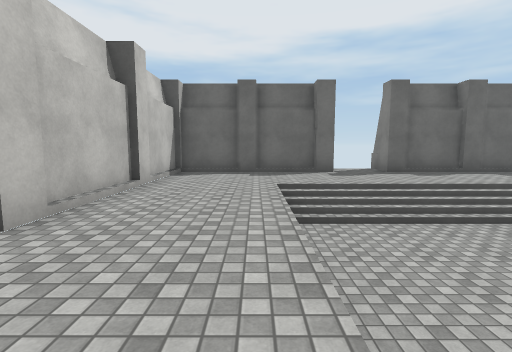
[1] (above)

17 first-person views from a walk through a scene from a Unity 3-D project. The camera is 1.4 m above the floor, tilts 6° down and sees 85° across. The floor is counted in squares, 2 m on a side. Each view is taken from the middle of a square. On the plan, view 1 faces up. The plan holds only what a view shows up to about 9 squares ahead; the rest is blank. The place goes on beyond the plan. The player character is not drawn. Surface patterns are stand-ins for the level's own textures.

[2]
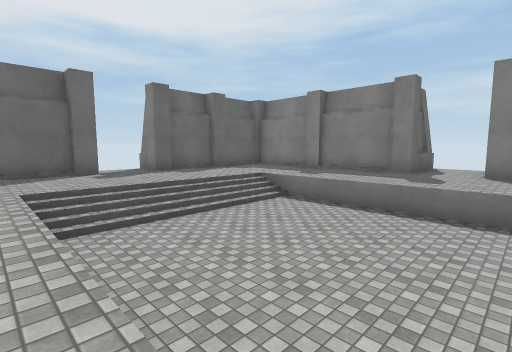

[3]
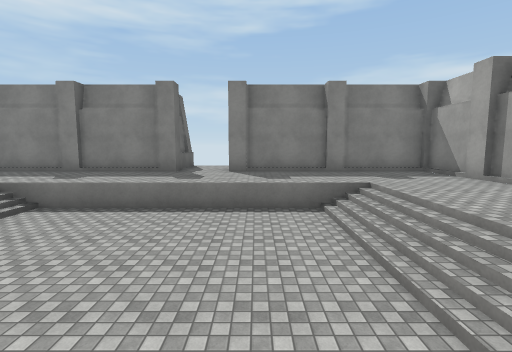

[4]
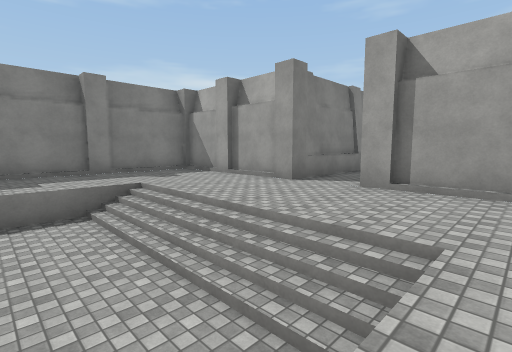

[5]
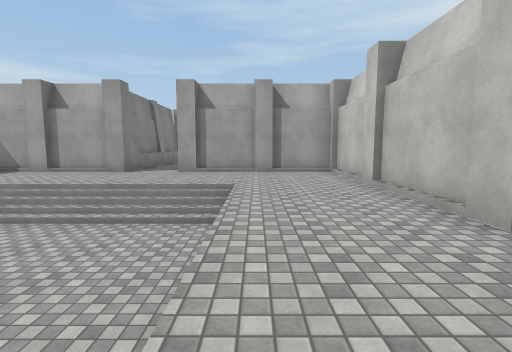

[6]
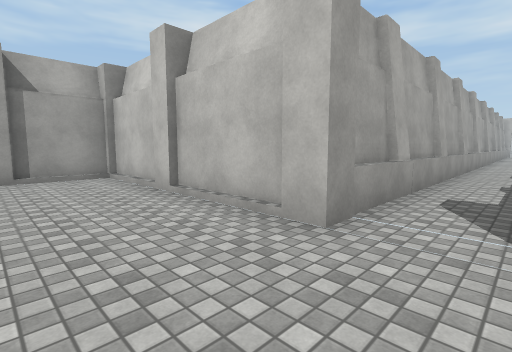

[7]
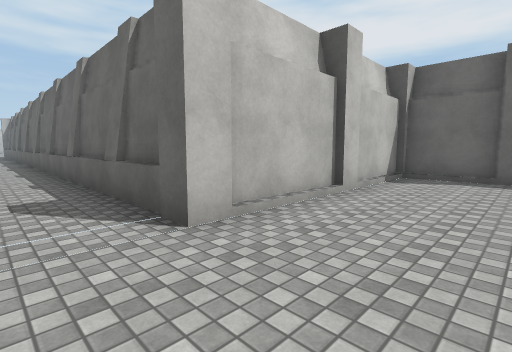

[8]
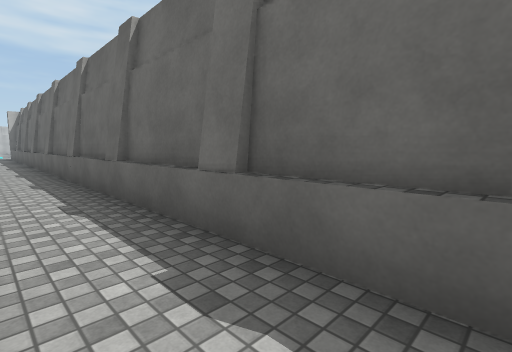

[9]
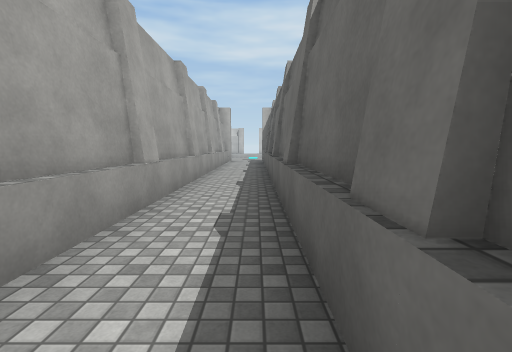

[10]
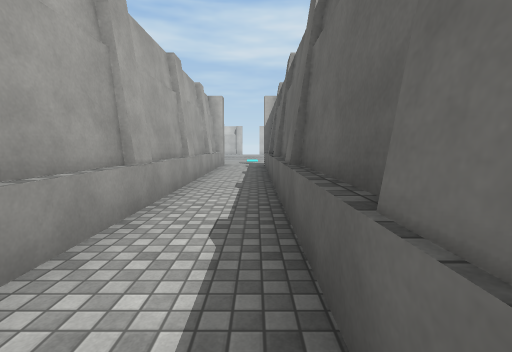

[11]
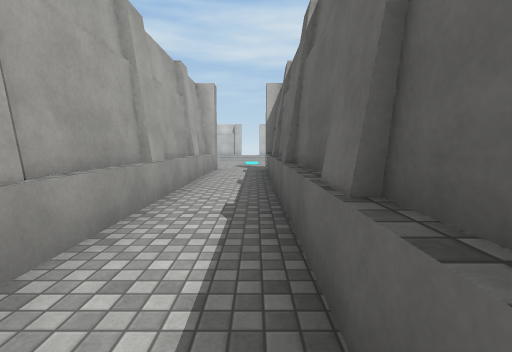

[12]
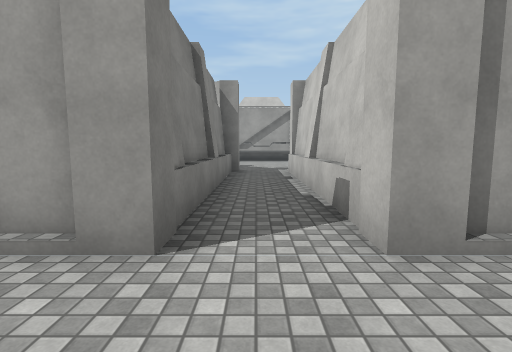

[13]
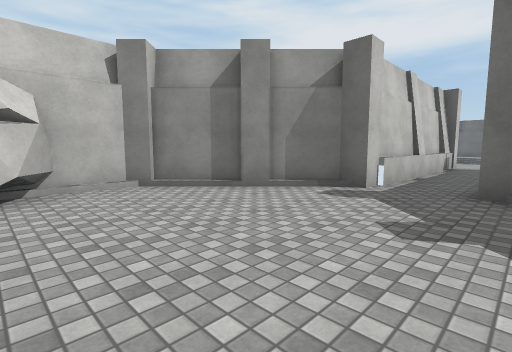

[14]
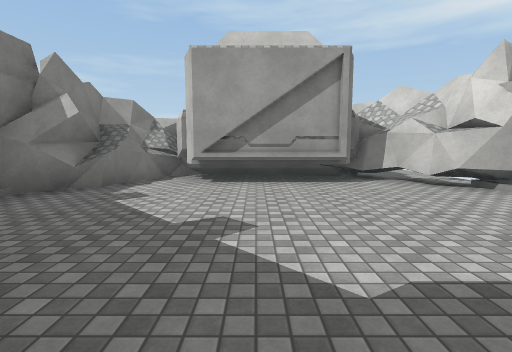

[15]
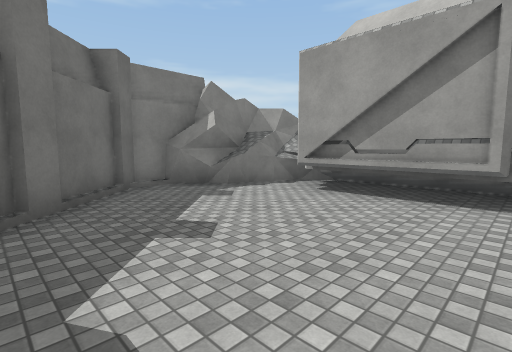

[16]
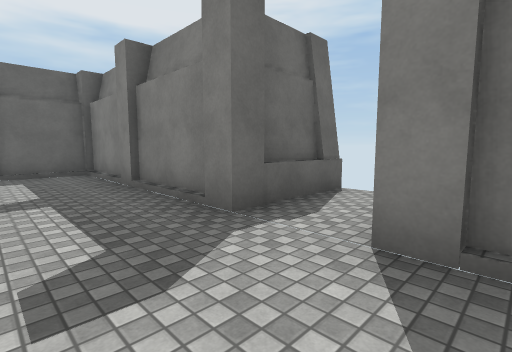

[17]
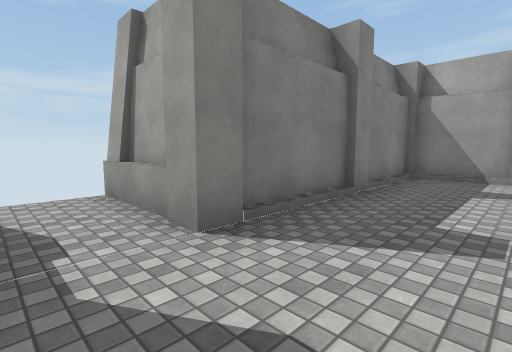

### Floor plan
Key: @ floor where view 1 was taken; # wall or solid block; . main floor; : floor 0.25 m higher than the main floor; - floor 1 m lower than the main floor; / step, stairs or slope; ^ raised ledge.
Columns run from 22 left of view 1 to 10 right of it. Each row starts with its distance up from view 1.
  9                           #
  8                    ######.#####
  7                    #..........#
  6                    #..........#
  5                    #.../////..#
  4                    #...-----..#
  3 ####################...-----..###
  2 .......................-----.....
  1 .......................-----.....
  0 ####################..@-----..###
 -1                    #...-----..#
 -2                    #.../////..#
 -3                    #..........#
 -4                    #..........#
 -5                    ######.#####
 -6                         #.#
 -7                         #.#
 -8                         #.#
 -9                         #.#
-10                         #.#
-11                       ###.##
-12                      ##:...##
-13                      #:.....##
-14                      #.......#
-15                      #.......#
-16                      ##.....##
-17                       ##^##.#
-18                        ######

Where each view was taken, in squares from view 1:
view 1: 0 up, 0 right, facing up
view 2: 0 up, 0 right, facing up-right
view 3: 0 up, 0 right, facing right
view 4: 0 up, 0 right, facing down-right
view 5: 3 up, 0 right, facing down
view 6: 2 up, 0 right, facing down-left
view 7: 1 up, 0 right, facing up-left
view 8: 1 up, 5 left, facing up-left
view 9: 2 up, 11 left, facing left
view 10: 2 up, 14 left, facing left
view 11: 2 up, 16 left, facing left
view 12: 3 down, 3 right, facing down
view 13: 16 down, 4 right, facing up-left
view 14: 11 down, 3 right, facing down
view 15: 12 down, 1 right, facing down-right
view 16: 0 up, 6 right, facing up-right
view 17: 2 up, 6 right, facing down-right
